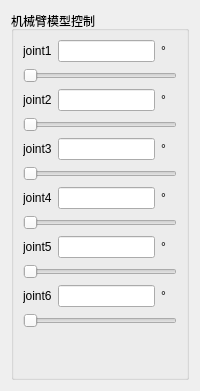
                     <widget class="QWidget" name="tab">
                      <attribute name="title">
                       <string>仿真控制</string>
                      </attribute>
                      <layout class="QVBoxLayout" name="verticalLayout_12">
                       <item>
                        <widget class="QGroupBox" name="groupBox_2">
                         <property name="title">
                          <string>机械臂模型控制</string>
                         </property>
                         <layout class="QVBoxLayout" name="verticalLayout_8">
                          <item>
                           <layout class="QVBoxLayout" name="verticalLayout">
                            <item>
                             <layout class="QHBoxLayout" name="horizontalLayout_8" stretch="1,6,1">
                              <item>
                               <widget class="QLabel" name="label_8">
                                <property name="text">
                                 <string>joint1</string>
                                </property>
                               </widget>
                              </item>
                              <item>
                               <widget class="QLineEdit" name="le_joint1"/>
                              </item>
                              <item>
                               <widget class="QLabel" name="label_19">
                                <property name="text">
                                 <string>°</string>
                                </property>
                               </widget>
                              </item>
                             </layout>
                            </item>
                            <item>
                             <widget class="QSlider" name="sld_joint1">
                              <property name="orientation">
                               <enum>Qt::Horizontal</enum>
                              </property>
                             </widget>
                            </item>
                           </layout>
                          </item>
                          <item>
                           <layout class="QVBoxLayout" name="verticalLayout_2">
                            <item>
                             <layout class="QHBoxLayout" name="horizontalLayout_11" stretch="1,6,1">
                              <item>
                               <widget class="QLabel" name="label_11">
                                <property name="text">
                                 <string>joint2</string>
                                </property>
                               </widget>
                              </item>
                              <item>
                               <widget class="QLineEdit" name="le_joint2"/>
                              </item>
                              <item>
                               <widget class="QLabel" name="label_20">
                                <property name="text">
                                 <string>°</string>
                                </property>
                               </widget>
                              </item>
                             </layout>
                            </item>
                            <item>
                             <widget class="QSlider" name="sld_joint2">
                              <property name="orientation">
                               <enum>Qt::Horizontal</enum>
                              </property>
                             </widget>
                            </item>
                           </layout>
                          </item>
                          <item>
                           <layout class="QVBoxLayout" name="verticalLayout_3">
                            <item>
                             <layout class="QHBoxLayout" name="horizontalLayout_12" stretch="1,6,1">
                              <item>
                               <widget class="QLabel" name="label_12">
                                <property name="text">
                                 <string>joint3</string>
                                </property>
                               </widget>
                              </item>
                              <item>
                               <widget class="QLineEdit" name="le_joint3"/>
                              </item>
                              <item>
                               <widget class="QLabel" name="label_33">
                                <property name="text">
                                 <string>°</string>
                                </property>
                               </widget>
                              </item>
                             </layout>
                            </item>
                            <item>
                             <widget class="QSlider" name="sld_joint3">
                              <property name="orientation">
                               <enum>Qt::Horizontal</enum>
                              </property>
                             </widget>
                            </item>
                           </layout>
                          </item>
                          <item>
                           <layout class="QVBoxLayout" name="verticalLayout_4">
                            <item>
                             <layout class="QHBoxLayout" name="horizontalLayout_9" stretch="1,6,1">
                              <item>
                               <widget class="QLabel" name="label_9">
                                <property name="text">
                                 <string>joint4</string>
                                </property>
                               </widget>
                              </item>
                              <item>
                               <widget class="QLineEdit" name="le_joint4"/>
                              </item>
                              <item>
                               <widget class="QLabel" name="label_46">
                                <property name="text">
                                 <string>°</string>
                                </property>
                               </widget>
                              </item>
                             </layout>
                            </item>
                            <item>
                             <widget class="QSlider" name="sld_joint4">
                              <property name="orientation">
                               <enum>Qt::Horizontal</enum>
                              </property>
                             </widget>
                            </item>
                           </layout>
                          </item>
                          <item>
                           <layout class="QVBoxLayout" name="verticalLayout_5">
                            <item>
                             <layout class="QHBoxLayout" name="horizontalLayout_7" stretch="1,6,1">
                              <item>
                               <widget class="QLabel" name="label_7">
                                <property name="text">
                                 <string>joint5</string>
                                </property>
                               </widget>
                              </item>
                              <item>
                               <widget class="QLineEdit" name="le_joint5"/>
                              </item>
                              <item>
                               <widget class="QLabel" name="label_47">
                                <property name="text">
                                 <string>°</string>
                                </property>
                               </widget>
                              </item>
                             </layout>
                            </item>
                            <item>
                             <widget class="QSlider" name="sld_joint5">
                              <property name="orientation">
                               <enum>Qt::Horizontal</enum>
                              </property>
                             </widget>
                            </item>
                           </layout>
                          </item>
                          <item>
                           <layout class="QVBoxLayout" name="verticalLayout_6">
                            <item>
                             <layout class="QHBoxLayout" name="horizontalLayout_10" stretch="1,6,1">
                              <item>
                               <widget class="QLabel" name="label_10">
                                <property name="text">
                                 <string>joint6</string>
                                </property>
                               </widget>
                              </item>
                              <item>
                               <widget class="QLineEdit" name="le_joint6"/>
                              </item>
                              <item>
                               <widget class="QLabel" name="label_48">
                                <property name="text">
                                 <string>°</string>
                                </property>
                               </widget>
                              </item>
                             </layout>
                            </item>
                            <item>
                             <widget class="QSlider" name="sld_joint6">
                              <property name="orientation">
                               <enum>Qt::Horizontal</enum>
                              </property>
                             </widget>
                            </item>
                           </layout>
                          </item>
                          <item>
                           <spacer name="verticalSpacer">
                            <property name="orientation">
                             <enum>Qt::Vertical</enum>
                            </property>
                            <property name="sizeHint" stdset="0">
                             <size>
                              <width>20</width>
                              <height>40</height>
                             </size>
                            </property>
                           </spacer>
                          </item>
                         </layout>
                        </widget>
                       </item>
                      </layout>
                     </widget>
